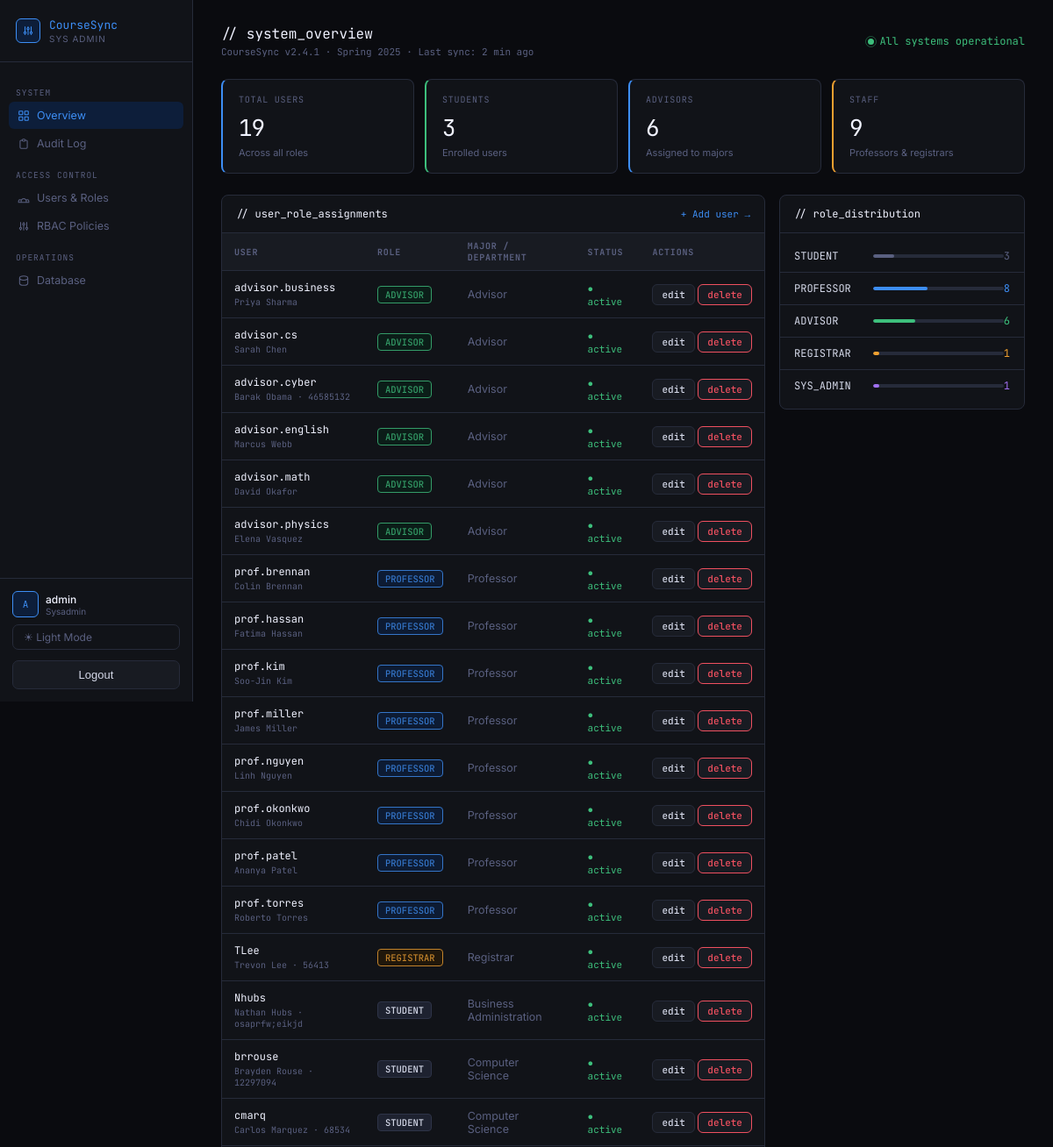
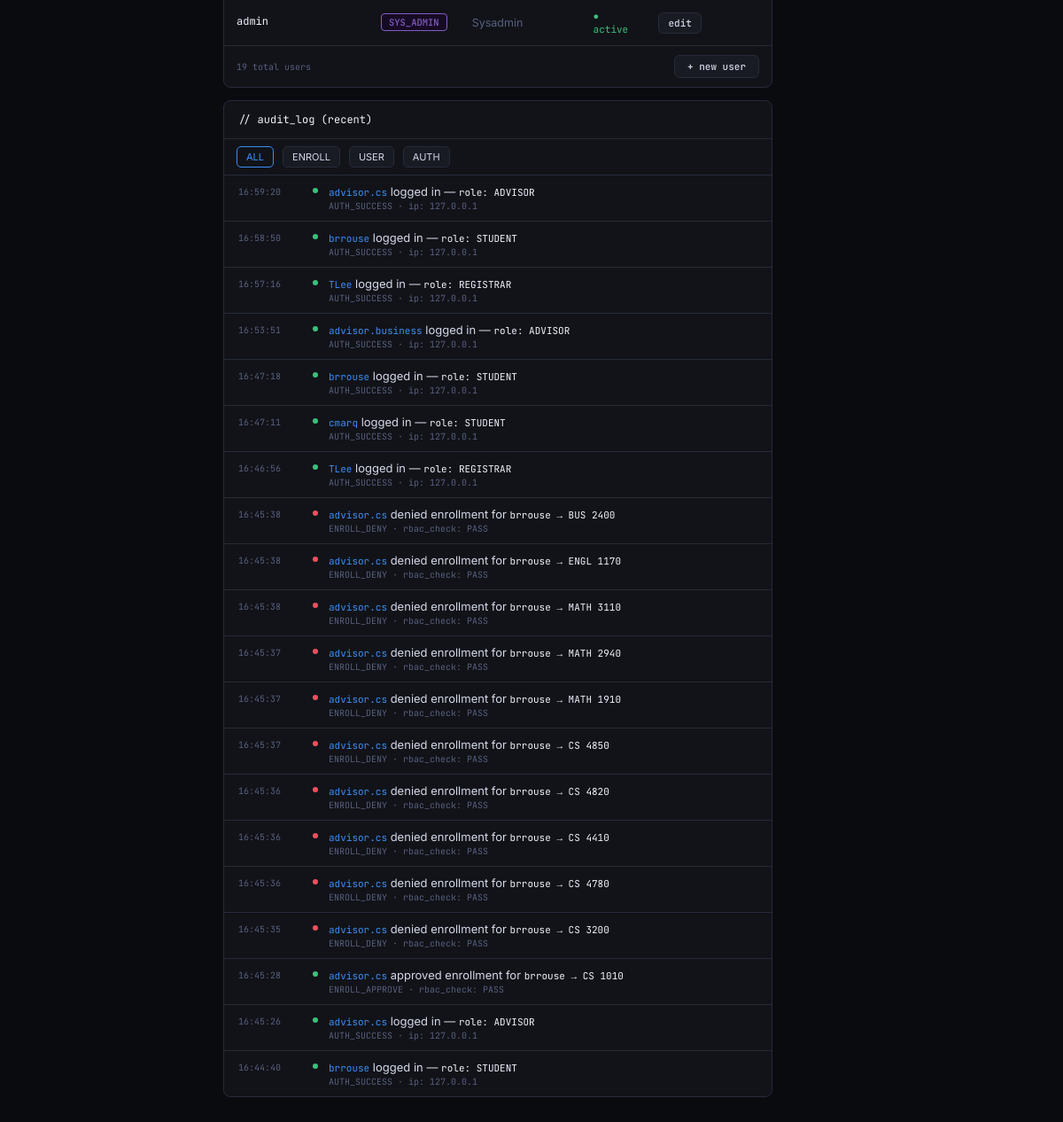
Page /sysadmin/ (signed in) on the committed database (2 pictures, top to bottom).
### accounts/models.py (models this page shows, shortened)
class User(AbstractUser):
    class Roles(models.TextChoices):
        STUDENT = "student", "Student"
        TA = "ta", "Teaching Assistant"
        PROFESSOR = "professor", "Professor"
        ADVISOR = "advisor", "Advisor"
        REGISTRAR = "registrar", "Registrar"
        SYSADMIN = "sysadmin", "System Admin"
    role = models.CharField(max_length=20, choices=Roles.choices)
    university_id = models.CharField(max_length=20, unique=True, null=True, blank=True)

### academics/models.py (models this page shows, shortened)
class StudentProfile(models.Model):
    user = models.OneToOneField(User, on_delete=models.CASCADE, related_name="student_profile")
    major = models.CharField(max_length=100)
    gpa = models.DecimalField(max_digits=3, decimal_places=2, default=0.00)
    advisor = models.ForeignKey(
        User,
        on_delete=models.SET_NULL,
        null=True,
        blank=True,
        related_name="advisees",
        limit_choices_to={"role": "advisor"},
    )

class AuditLog(models.Model):
    actor_label = models.CharField(max_length=150)
    action = models.CharField(max_length=200)
    target = models.CharField(max_length=200)
    event_type = models.CharField(max_length=150)
    color = models.CharField(max_length=10, default="green")
    timestamp = models.DateTimeField(auto_now_add=True)
    class Meta:
        ordering = ["-timestamp"]

### academics/views.py (the view)
# urls.py: path("sysadmin/", sysadmin_dashboard, name="sysadmin_dashboard"),
@login_required
@role_required("sysadmin")
def sysadmin_dashboard(request):
    from accounts.models import User
    users = User.objects.all().order_by("role", "username")
    majors = Major.objects.select_related("advisor").all()
    role_counts = {
        role: users.filter(role=role).count()
        for role in ["student", "ta", "professor", "advisor", "registrar", "sysadmin"]
    }
    total_users = users.count()
    role_percents = {
        role: round(count / total_users * 100) if total_users else 0
        for role, count in role_counts.items()
    }
    audit_log = AuditLog.objects.all()[:20]
    return render(request, "sysadmin.html", {
        "users": users,
        "majors": majors,
        "role_counts": role_counts,
        "role_percents": role_percents,
        "audit_log": audit_log,
    })

### templates/sysadmin.html (shortened to what this page needs)
{% load static %}
<!DOCTYPE html>
<html lang="en" data-theme="{{ request.session.theme|default:'dark' }}">
<head>
  <link rel="stylesheet" href="{% static 'css/sysadmin.css' %}">
</head>
<body>
<div class="shell">
  <aside class="sidebar">
    <div class="brand">
      <div class="brand-icon">
        <svg fill="none" stroke="currentColor" stroke-width="1.8" viewBox="0 0 24 24"><path d="M12 6V4m0 2a2 2 0 100 4m0-4a2 2 0 110 4m-6 8a2 2 0 100-4m0 4a2 2 0 110-4m0 4v2m0-6V4m6 6v10m6-2a2 2 0 100-4m0 4a2 2 0 110-4m0 4v2m0-6V4"/></svg>
      </div>
      <div class="brand-text">
        <div class="brand-mark">CourseSync</div>
        <div class="brand-role">Sys Admin</div>
      </div>
    </div>
    <nav class="nav">
      <div class="nav-section">System</div>
      <a class="nav-item active" href="{% url 'sysadmin_dashboard' %}">
        <svg class="nav-icon" fill="none" stroke="currentColor" stroke-width="1.8" viewBox="0 0 24 24"><rect x="3" y="3" width="7" height="7" rx="1"/><rect x="14" y="3" width="7" height="7" rx="1"/><rect x="3" y="14" width="7" height="7" rx="1"/><rect x="14" y="14" width="7" height="7" rx="1"/></svg>
        Overview
      </a>
      <a class="nav-item" href="{% url 'audit_log' %}">
        <svg class="nav-icon" fill="none" stroke="currentColor" stroke-width="1.8" viewBox="0 0 24 24"><path d="M9 5H7a2 2 0 00-2 2v12a2 2 0 002 2h10a2 2 0 002-2V7a2 2 0 00-2-2h-2M9 5a2 2 0 002 2h2a2 2 0 002-2M9 5a2 2 0 012-2h2a2 2 0 012 2"/></svg>
        Audit Log
      </a>
      <div class="nav-section">Access Control</div>
      <a class="nav-item" href="{% url 'users_list' %}">
        <svg class="nav-icon" fill="none" stroke="currentColor" stroke-width="1.8" viewBox="0 0 24 24"><path d="M17 20h5v-2a3 3 0 00-5.356-1.857M17 20H7m10 0v-2c0-.656-.126-1.283-.356-1.857M7 20H2v-2a3 3 0 015.356-1.857M7 20v-2c0-.656.126-1.283.356-1.857m0 0a5.002 5.002 0 019.288 0"/></svg>
        Users & Roles
      </a>
      <a class="nav-item" href="{% url 'rbac_policies' %}">
        <svg class="nav-icon" fill="none" stroke="currentColor" stroke-width="1.8" viewBox="0 0 24 24"><path d="M12 6V4m0 2a2 2 0 100 4m0-4a2 2 0 110 4m-6 8a2 2 0 100-4m0 4a2 2 0 110-4m0 4v2m0-6V4m6 6v10m6-2a2 2 0 100-4m0 4a2 2 0 110-4m0 4v2m0-6V4"/></svg>
        RBAC Policies
      </a>
      <div class="nav-section">Operations</div>
      <a class="nav-item" href="{% url 'database_browser' %}">
        <svg class="nav-icon" fill="none" stroke="currentColor" stroke-width="1.8" viewBox="0 0 24 24"><path d="M4 7v10c0 2.21 3.582 4 8 4s8-1.79 8-4V7M4 7c0 2.21 3.582 4 8 4s8-1.79 8-4M4 7c0-2.21 3.582-4 8-4s8 1.79 8 4"/></svg>
        Database
      </a>
    </nav>
    <div class="sidebar-footer">
      <div class="user-card">
        <div class="avatar">{{ request.user.first_name|default:request.user.username|slice:":1"|upper }}{{ request.user.last_name|slice:":1"|upper }}</div>
        <div>
          <div class="user-name">{{ request.user.get_full_name|default:request.user.username }}</div>
          <div class="user-role">{{ request.user.role|default:"sysadmin"|title }}</div>
        </div>
      </div>
      <form method="post" action="{% url 'set_theme' %}">
        {% if request.session.theme == "light" %}
          <input type="hidden" name="theme" value="dark">
          <button type="submit" class="theme-btn">🌙 Dark Mode</button>
        {% else %}
          <button type="submit" class="theme-btn">☀ Light Mode</button>
        {% endif %}
      </form>
      <form method="post" action="{% url 'logout' %}">
        <button type="submit" class="logout-btn">Logout</button>
      </form>
    </div>
  </aside>
  <main class="main">
    <div class="page-header">
      <div>
        <div class="page-title">// system_overview</div>
        <div class="page-sub">CourseSync v2.4.1 · Spring 2025 · Last sync: 2 min ago</div>
      </div>
      <div class="system-status">
        <div class="pulse"></div>
        <span style="color: var(--green); font-family: var(--mono); font-size: 12px;">All systems operational</span>
      </div>
    </div>
    <div class="stats">
      <div class="stat border-accent">
        <div class="stat-label">Total Users</div>
        <div class="stat-value">{{ users|length }}</div>
        <div class="stat-sub">Across all roles</div>
      </div>
      <div class="stat border-green">
        <div class="stat-label">Students</div>
        <div class="stat-value">{{ role_counts.student }}</div>
        <div class="stat-sub">Enrolled users</div>
      </div>
      <div class="stat border-accent">
        <div class="stat-label">Advisors</div>
        <div class="stat-value">{{ role_counts.advisor }}</div>
        <div class="stat-sub">Assigned to majors</div>
      </div>
      <div class="stat border-amber">
        <div class="stat-label">Staff</div>
        <div class="stat-value">{{ role_counts.professor|add:role_counts.registrar }}</div>
        <div class="stat-sub">Professors &amp; registrars</div>
      </div>
    </div>
    <div class="grid">
      <div>
        <div class="card">
          <div class="card-header">
            <span class="card-title">// user_role_assignments</span>
            <a href="{% url 'create_user' %}" class="card-action">+ Add user →</a>
          </div>
          <table class="role-table">
            <thead>
              <tr>
                <th>User</th>
                <th>Role</th>
                <th>Major / Department</th>
                <th>Status</th>
                <th>Actions</th>
              </tr>
            </thead>
            <tbody>
              {% for user in users %}
              <tr>
                <td>
                  <div class="user-name-mono">{{ user.username }}</div>
                  <div class="user-id-mono">{{ user.get_full_name }}{% if user.university_id %} · {{ user.university_id }}{% endif %}</div>
                </td>
                <td>
                  {% if user.role == "student" %}<span class="role-badge rb-student">STUDENT</span>
                  {% elif user.role == "professor" %}<span class="role-badge rb-professor">PROFESSOR</span>
                  {% elif user.role == "advisor" %}<span class="role-badge rb-advisor">ADVISOR</span>
                  {% elif user.role == "registrar" %}<span class="role-badge rb-registrar">REGISTRAR</span>
                  {% elif user.role == "sysadmin" or user.is_superuser %}<span class="role-badge rb-admin">SYS_ADMIN</span>
                  {% else %}<span class="role-badge">{{ user.role|upper }}</span>{% endif %}
                </td>
                <td style="color:var(--muted)">
                  {% if user.role == "student" %}{{ user.student_profile.major|default:"—" }}
                  {% else %}{{ user.role|title }}{% endif %}
                </td>
                <td><span class="status-active">● active</span></td>
                <td style="white-space:nowrap">
                  <a href="{% url 'edit_user' user.id %}" class="btn btn-ghost" style="font-size:11px;padding:4px 10px;font-family:var(--mono)">edit</a>
                  {% if user != request.user %}
                  <a href="{% url 'delete_user' user.id %}" class="btn btn-ghost" style="font-size:11px;padding:4px 10px;font-family:var(--mono);color:var(--red);border-color:var(--red)">delete</a>
                  {% endif %}
                </td>
              </tr>
              {% empty %}
              <tr><td colspan="4" style="padding:16px;color:var(--muted);text-align:center">No users found.</td></tr>
              {% endfor %}
            </tbody>
          </table>
          <div style="padding: 10px 14px; border-top: 1px solid var(--border); display: flex; justify-content: space-between; align-items: center;">
            <span style="font-family: var(--mono); font-size: 10px; color: var(--muted)">{{ users|length }} total users</span>
            <a href="{% url 'create_user' %}" class="btn btn-ghost" style="font-size:11px;padding:5px 14px;font-family:var(--mono)">+ new user</a>
          </div>
        </div>
        <div class="card">
          <div class="card-header">
            <span class="card-title">// audit_log (recent)</span>
          </div>
          <div style="padding:8px 14px;border-bottom:1px solid var(--border);display:flex;gap:6px;flex-wrap:wrap;" id="log-filters">
            <button class="btn-table log-filter-btn active" data-filter="all" onclick="filterLog(this)">ALL</button>
            <button class="btn-table log-filter-btn" data-filter="ENROLL" onclick="filterLog(this)">ENROLL</button>
            <button class="btn-table log-filter-btn" data-filter="USER" onclick="filterLog(this)">USER</button>
            <button class="btn-table log-filter-btn" data-filter="AUTH" onclick="filterLog(this)">AUTH</button>
          </div>
          <div id="log-entries">
          {% for entry in audit_log %}
          <div class="log-item" data-category="{{ entry.event_type|slice:":6"|upper }}">
            <div class="log-time">{{ entry.timestamp|time:"H:i:s" }}</div>
            <div class="log-indicator" style="background:var(--{{ entry.color }})"></div>
            <div>
              <div><span class="log-actor">{{ entry.actor_label }}</span> <span class="log-action">{{ entry.action }}</span> <span class="log-target">{{ entry.target }}</span></div>
              <div class="log-type">{{ entry.event_type }}</div>
            </div>
          </div>
          {% empty %}
          <div style="padding:20px 16px;color:var(--muted);font-family:var(--mono);font-size:12px;text-align:center">No events logged yet.</div>
          {% endfor %}
          </div>
        </div>
      </div>
      <div>
        <div class="card">
          <div class="card-header"><span class="card-title">// role_distribution</span></div>
          <div style="padding: 8px 0;">
            <div class="health-row"><span class="health-name" style="width:90px">STUDENT</span><div class="health-bar" style="flex:1"><div class="hb-fill" style="width:{{ role_percents.student }}%;background:var(--muted)"></div></div><span class="health-val" style="color:var(--muted)">{{ role_counts.student }}</span></div>
            <div class="health-row"><span class="health-name" style="width:90px">PROFESSOR</span><div class="health-bar" style="flex:1"><div class="hb-fill" style="width:{{ role_percents.professor }}%;background:var(--accent)"></div></div><span class="health-val" style="color:var(--accent)">{{ role_counts.professor }}</span></div>
            <div class="health-row"><span class="health-name" style="width:90px">ADVISOR</span><div class="health-bar" style="flex:1"><div class="hb-fill" style="width:{{ role_percents.advisor }}%;background:var(--green)"></div></div><span class="health-val" style="color:var(--green)">{{ role_counts.advisor }}</span></div>
            <div class="health-row"><span class="health-name" style="width:90px">REGISTRAR</span><div class="health-bar" style="flex:1"><div class="hb-fill" style="width:{{ role_percents.registrar }}%;background:var(--amber)"></div></div><span class="health-val" style="color:var(--amber)">{{ role_counts.registrar }}</span></div>
            <div class="health-row"><span class="health-name" style="width:90px">SYS_ADMIN</span><div class="health-bar" style="flex:1"><div class="hb-fill" style="width:{{ role_percents.sysadmin }}%;background:var(--purple)"></div></div><span class="health-val" style="color:var(--purple)">{{ role_counts.sysadmin }}</span></div>
          </div>
        </div>
      </div>
    </div>
  </main>
</div>
</body>
</html>

### static/css/coursesync-core.css (style rules this page uses)
html { box-sizing: border-box; }
*, *::before, *::after { box-sizing: inherit; }
a { text-decoration: none; }
button, input, select, textarea { font: inherit; }
img, svg { max-width: 100%; }
.logout-btn { width: 100%; padding: 8px 12px; margin-top: 10px; border: 1px solid var(--border); border-radius: 7px; background: transparent; color: var(--text); font: inherit; cursor: pointer; transition: 0.15s ease; }

### rows in the picture
User: user.first_name "A", user.get_full_name "admin", user.role "Sysadmin", username "admin", shows "SYS_ADMIN", role "Sysadmin"
User: username "advisor.business", get_full_name "Priya Sharma", shows "ADVISOR", role "Advisor", shows "delete"
User: username "advisor.cs", get_full_name "Sarah Chen", shows "ADVISOR", role "Advisor", shows "delete"
User: username "advisor.cyber", get_full_name "Barak Obama", university_id "46585132", shows "ADVISOR", role "Advisor", shows "delete"
User: username "advisor.english", get_full_name "Marcus Webb", shows "ADVISOR", role "Advisor", shows "delete"
User: username "advisor.math", get_full_name "David Okafor", shows "ADVISOR", role "Advisor", shows "delete"
User: username "advisor.physics", get_full_name "Elena Vasquez", shows "ADVISOR", role "Advisor", shows "delete"
User: username "prof.brennan", get_full_name "Colin Brennan", shows "PROFESSOR", role "Professor", shows "delete"
User: username "prof.hassan", get_full_name "Fatima Hassan", shows "PROFESSOR", role "Professor", shows "delete"
User: username "prof.kim", get_full_name "Soo-Jin Kim", shows "PROFESSOR", role "Professor", shows "delete"
User: username "prof.miller", get_full_name "James Miller", shows "PROFESSOR", role "Professor", shows "delete"
User: username "prof.nguyen", get_full_name "Linh Nguyen", shows "PROFESSOR", role "Professor", shows "delete"
User: username "prof.okonkwo", get_full_name "Chidi Okonkwo", shows "PROFESSOR", role "Professor", shows "delete"
User: username "prof.patel", get_full_name "Ananya Patel", shows "PROFESSOR", role "Professor", shows "delete"
User: username "prof.torres", get_full_name "Roberto Torres", shows "PROFESSOR", role "Professor", shows "delete"
User: username "TLee", get_full_name "Trevon Lee", university_id "56413", shows "REGISTRAR", role "Registrar", shows "delete"
User: username "Nhubs", get_full_name "Nathan Hubs", university_id "osaprfw;eikjd", role "STUDENT", student_profile.major "Business Administration", shows "delete"
User: username "brrouse", get_full_name "Brayden Rouse", university_id "12297094", role "STUDENT", student_profile.major "Computer Science", shows "delete"
User: username "cmarq", get_full_name "Carlos Marquez", university_id "68534", role "STUDENT", student_profile.major "Computer Science", shows "delete"
AuditLog: timestamp "16:59:20", actor_label "advisor.cs", action "logged in —", target "role: ADVISOR", event_type "AUTH_SUCCESS · ip: 127.0.0.1"
AuditLog: timestamp "16:58:50", actor_label "brrouse", action "logged in —", target "role: STUDENT", event_type "AUTH_SUCCESS · ip: 127.0.0.1"
AuditLog: timestamp "16:57:16", actor_label "TLee", action "logged in —", target "role: REGISTRAR", event_type "AUTH_SUCCESS · ip: 127.0.0.1"
AuditLog: timestamp "16:53:51", actor_label "advisor.business", action "logged in —", target "role: ADVISOR", event_type "AUTH_SUCCESS · ip: 127.0.0.1"
AuditLog: timestamp "16:47:18", actor_label "brrouse", action "logged in —", target "role: STUDENT", event_type "AUTH_SUCCESS · ip: 127.0.0.1"
AuditLog: timestamp "16:47:11", actor_label "cmarq", action "logged in —", target "role: STUDENT", event_type "AUTH_SUCCESS · ip: 127.0.0.1"
AuditLog: timestamp "16:46:56", actor_label "TLee", action "logged in —", target "role: REGISTRAR", event_type "AUTH_SUCCESS · ip: 127.0.0.1"
AuditLog: timestamp "16:45:38", actor_label "advisor.cs", action "denied enrollment for", target "brrouse → BUS 2400", event_type "ENROLL_DENY · rbac_check: PASS"
AuditLog: timestamp "16:45:38", actor_label "advisor.cs", action "denied enrollment for", target "brrouse → ENGL 1170", event_type "ENROLL_DENY · rbac_check: PASS"
AuditLog: timestamp "16:45:38", actor_label "advisor.cs", action "denied enrollment for", target "brrouse → MATH 3110", event_type "ENROLL_DENY · rbac_check: PASS"
AuditLog: timestamp "16:45:37", actor_label "advisor.cs", action "denied enrollment for", target "brrouse → MATH 2940", event_type "ENROLL_DENY · rbac_check: PASS"
AuditLog: timestamp "16:45:37", actor_label "advisor.cs", action "denied enrollment for", target "brrouse → MATH 1910", event_type "ENROLL_DENY · rbac_check: PASS"
AuditLog: timestamp "16:45:37", actor_label "advisor.cs", action "denied enrollment for", target "brrouse → CS 4850", event_type "ENROLL_DENY · rbac_check: PASS"
AuditLog: timestamp "16:45:36", actor_label "advisor.cs", action "denied enrollment for", target "brrouse → CS 4820", event_type "ENROLL_DENY · rbac_check: PASS"
AuditLog: timestamp "16:45:36", actor_label "advisor.cs", action "denied enrollment for", target "brrouse → CS 4410", event_type "ENROLL_DENY · rbac_check: PASS"
AuditLog: timestamp "16:45:36", actor_label "advisor.cs", action "denied enrollment for", target "brrouse → CS 4780", event_type "ENROLL_DENY · rbac_check: PASS"
AuditLog: timestamp "16:45:35", actor_label "advisor.cs", action "denied enrollment for", target "brrouse → CS 3200", event_type "ENROLL_DENY · rbac_check: PASS"
AuditLog: timestamp "16:45:28", actor_label "advisor.cs", action "approved enrollment for", target "brrouse → CS 1010", event_type "ENROLL_APPROVE · rbac_check: PASS"
AuditLog: timestamp "16:45:26", actor_label "advisor.cs", action "logged in —", target "role: ADVISOR", event_type "AUTH_SUCCESS · ip: 127.0.0.1"
AuditLog: timestamp "16:44:40", actor_label "brrouse", action "logged in —", target "role: STUDENT", event_type "AUTH_SUCCESS · ip: 127.0.0.1"

### other values in the picture
{{ users|length }} "19"
{{ role_counts.student }} "3"
{{ role_counts.advisor }} "6"
{{ role_counts.professor|add:role_counts.registrar }} "9"
{{ role_counts.professor }} "8"
{{ role_counts.registrar }} "1"
{{ role_counts.sysadmin }} "1"
